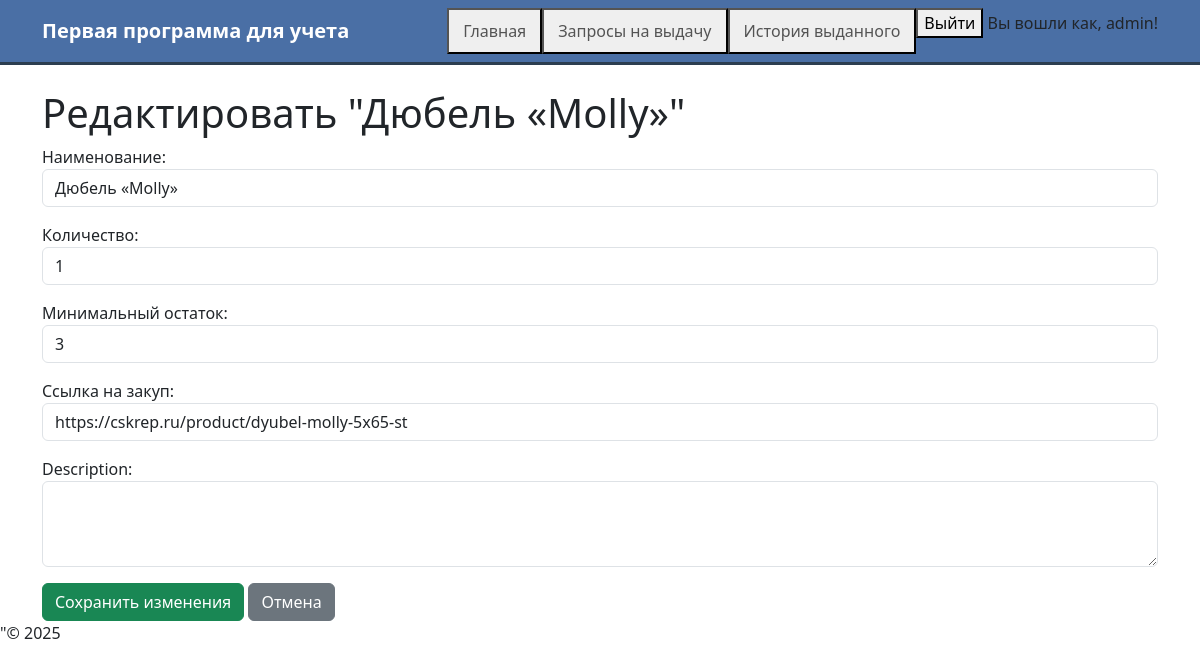
Screenshot of /edit_fasteners/2/ (signed in) with the database file from the repository.
### inventory/models.py (models this page shows, shortened)
class Fasteners(models.Model):
    name=models.CharField("Наименование",max_length=100)
    quantity=models.PositiveIntegerField("Количество")
    min_quantity=models.PositiveIntegerField("Минимальный остаток")
    link=models.URLField("Ссылка на закуп")
    image = models.ImageField("Картинка", upload_to='fasteners/', blank=True, null=True)
    description = models.TextField(blank=True, null=True)
    class Meta:
        verbose_name = "Крепёж"
        verbose_name_plural="Крепежи"
        ordering = ['name']

### inventory/views.py (the view)
# urls.py: path('edit_fasteners/<int:pk>/',views.edit_fastener,name='edit_fasteners'),
@login_required
def edit_fastener(request,pk):
    fastener=get_object_or_404(Fasteners,pk=pk)
    if request.method=="POST":
        form=FastenersForm(request.POST,instance=fastener)
        if form.is_valid():
            messages.success(request,f"Расходник для 'Крепежа' {fastener.name} Успешно обновлён")
            form.save()
            return redirect("fasteners_list")
        else:
            messages.error(request,"Не удалось сохранить изменения. Проверьте данные")
    else:
        form=FastenersForm(instance=fastener)
    return render(request,'inventory/edit_fasteners.html', {'form':form,'fastener':fastener})

### inventory/forms.py
class FastenersForm(forms.ModelForm):
    class Meta:
        model=Fasteners#  Указывает, что эта форма основана на модели Fasteners
        fields =["name","quantity",'min_quantity','link','description' ] # Определяет, какие поля модели должны быть включены в форму
        """class="form-control" — CSS-класс из Bootstrap, который делает поле стилизованным (скруглённые углы, отступы, адаптивность и т.д.)."""
        widgets={
            "description": forms.Textarea(attrs={"rows":3,"class":"form-control"}), #form-control  настраивают внешний вид полей.
            "name":forms.TextInput(attrs={'class':'form-control'}),
            'min_quantity':forms.NumberInput(attrs={'class':'form-control'}),
            'quantity':forms.NumberInput(attrs={'class':'form-control','min':'0'}),
            'link':forms.TextInput(attrs={'class':'form-control'})
        }

### inventory/templates/inventory/edit_fasteners.html (shortened to what this page needs)
{% extends "inventory/base.html" %}
{% block content %}
<h1>Редактировать "{{ fastener.name }}"</h1>
<form method="post">
    <div class="mb-3">
        {{ form.name.label_tag }}
        {{ form.name }}
    </div>
    <div class="mb-3">
        {{ form.quantity.label_tag }}
        {{ form.quantity }}
    </div>
    <div class="mb-3">
        {{ form.min_quantity.label_tag }}
        {{ form.min_quantity }}
    </div>
    <div class="mb-3">
        {{ form.link.label_tag }}
        {{ form.link }}
    </div>
    <div class="mb-3">
        {{ form.description.label_tag }}
        {{ form.description }}
    </div>
    <button type="submit" class="btn btn-success">Сохранить изменения</button>
    <a href="{% url 'fasteners_list' %}" class="btn btn-secondary">Отмена</a>
</form>
{% endblock %}

### inventory/templates/inventory/base.html (shortened to what this page needs)
<!DOCTYPE html>
<html lang="ru">
<head>
    <link href="https://cdn.jsdelivr.net/npm/bootstrap@5.3.3/dist/css/bootstrap.min.css" rel="stylesheet">
    {% load static %}
    <link rel="stylesheet" type="text/css" href="{% static 'css/custom.css' %}">
</head>
<body>
    <nav class="navbar navbar-expand-lg navbar-light my-custom-navbar">
        <div class="container">
            <a class="navbar-brand" href="{% url 'section_selection' %}">Первая программа для учета</a>
            <div class="navbar-nav">
                {% if user.is_authenticated %}
                <button type="submit"> <a class="nav-link" href="{% url 'section_selection' %}">Главная</a></button>
                {% endif %}
                {% if user.is_staff %}
                <button type="submit"> <a class="nav-link" href="{% url 'issue_requests' %}">Запросы на выдачу  </a></button>
                {% endif %}
                {% if user.is_staff %}
                <button type="submit">    <a class="nav-link" href="{% url 'history_admin' %}">История выданного</a> </button>
                {% endif %}
                    {% if user.is_authenticated %}
                  <form method="post" action="{% url 'logout' %}">
                    <button type="submit">Выйти</button>
                      <span>Вы вошли как, {{ user.username }}!</span>
                  </form>
                    {% else %}
                <button type="submit"> <a href="{% url 'login' %}">Войти</a> </button>
                {% endif %}
            </div>
        </div>
    </nav>
    <div class="container mt-4">
        {% block content %}
        {% endblock %}
    </div>
</body>
</html>
<footer>"© 2025
</footer>

### static/css/custom.css (style rules this page uses)
.my-custom-navbar { background-color: #4a6fa5 !important; border-bottom: 3px solid #2c3e50; }
.my-custom-navbar .navbar-brand { color: white !important; font-weight: bold; }

### rows the page displays
Fasteners: name "Дюбель «Molly»", quantity "1", min_quantity "3", link "https://cskrep.ru/product/dyubel-molly-5x65-st"

### other values shown
{{ user.username }} "admin"
